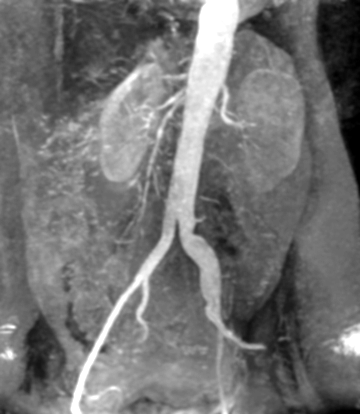
#> input picture HW2/Q2/kidney.tif, 360 x 414 px
$ python Q2.py
#> lines starting #> are read from the running program, lines starting #| are printed output that depends on the picture; after the words box and inside, x2 and y2 are one past the last pixel; in counts of white or black regions, pixels touching at a corner belong together
import cv2 as cv
import numpy as np

def trans_1(x):
    if x >= 160 and x <= 240:
        return 150
    else:
        return 20

def trans_2(y):
    if y >= 100 and y <= 165:
        return 200
    else:
        return y

img = cv.imread("kidney.tif")
#> img is the input picture: shape (414, 360, 3); min 0, max 255, mean 115

#A
v = np.vectorize(trans_1)
img_1 = v(img)
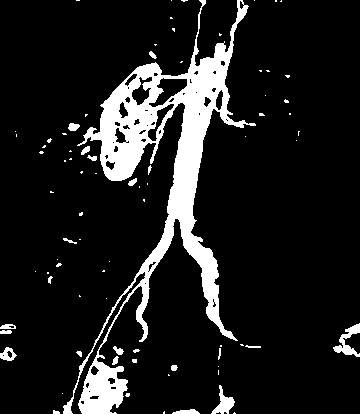
#> img_1: shape (414, 360, 3) int64; values 20 (black) and 150 (white), 11.8% white; 80 white regions (58 under 20 px), largest, box (x1, y1, x2, y2) and area: (63, 0, 256, 414) 15736, (333, 323, 360, 357) 352, (211, 385, 235, 414) 289
img_1 =  img_1.astype('uint8')
cv.imshow("transformation with figure:1", np.hstack((img, img_1)))
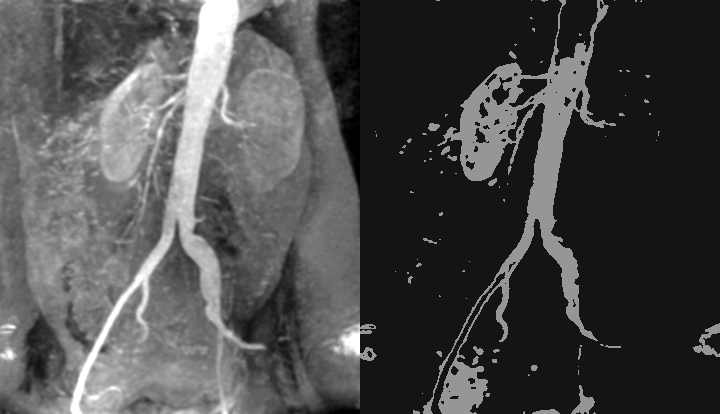
#> window 'transformation with figure:1': shape (414, 720, 3); min 0, max 255, mean 75.2

#B
v = np.vectorize(trans_2)
img_2 = v(img)
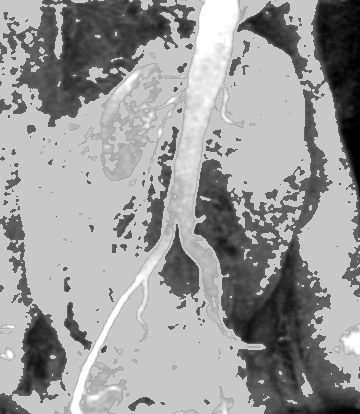
#> img_2: shape (414, 360, 3) int64; min 0, max 255, mean 154.7
img_2 =  img_2.astype('uint8')
cv.imshow("transformation with figure:2", np.hstack((img, img_2)))
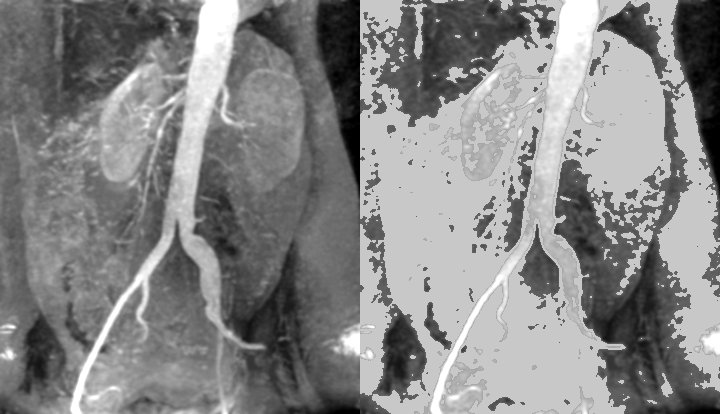
#> window 'transformation with figure:2': shape (414, 720, 3); min 0, max 255, mean 134.8

cv.waitKey(0)
cv.destroyAllWindows()
